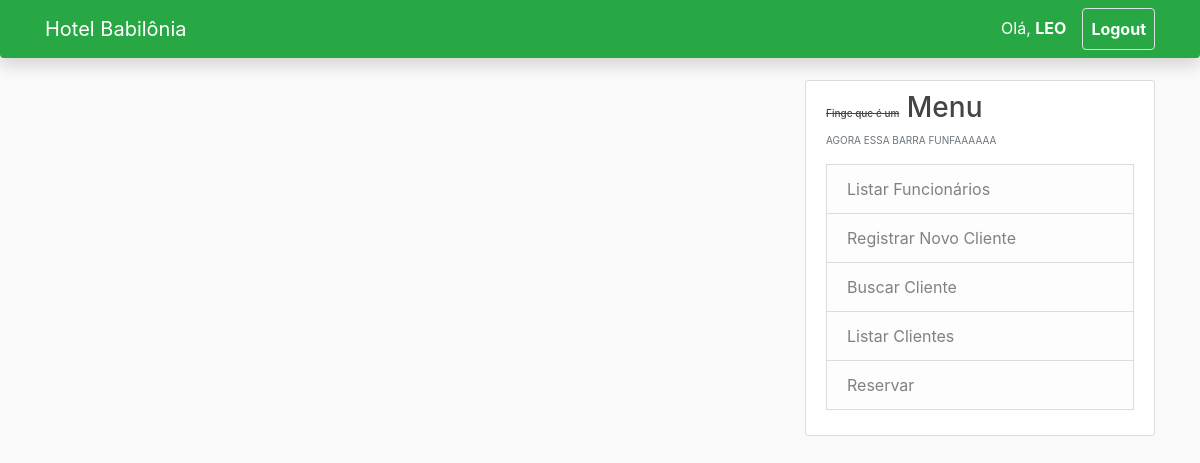
/list_clients (signed in), run on an earlier commit of the app's database.
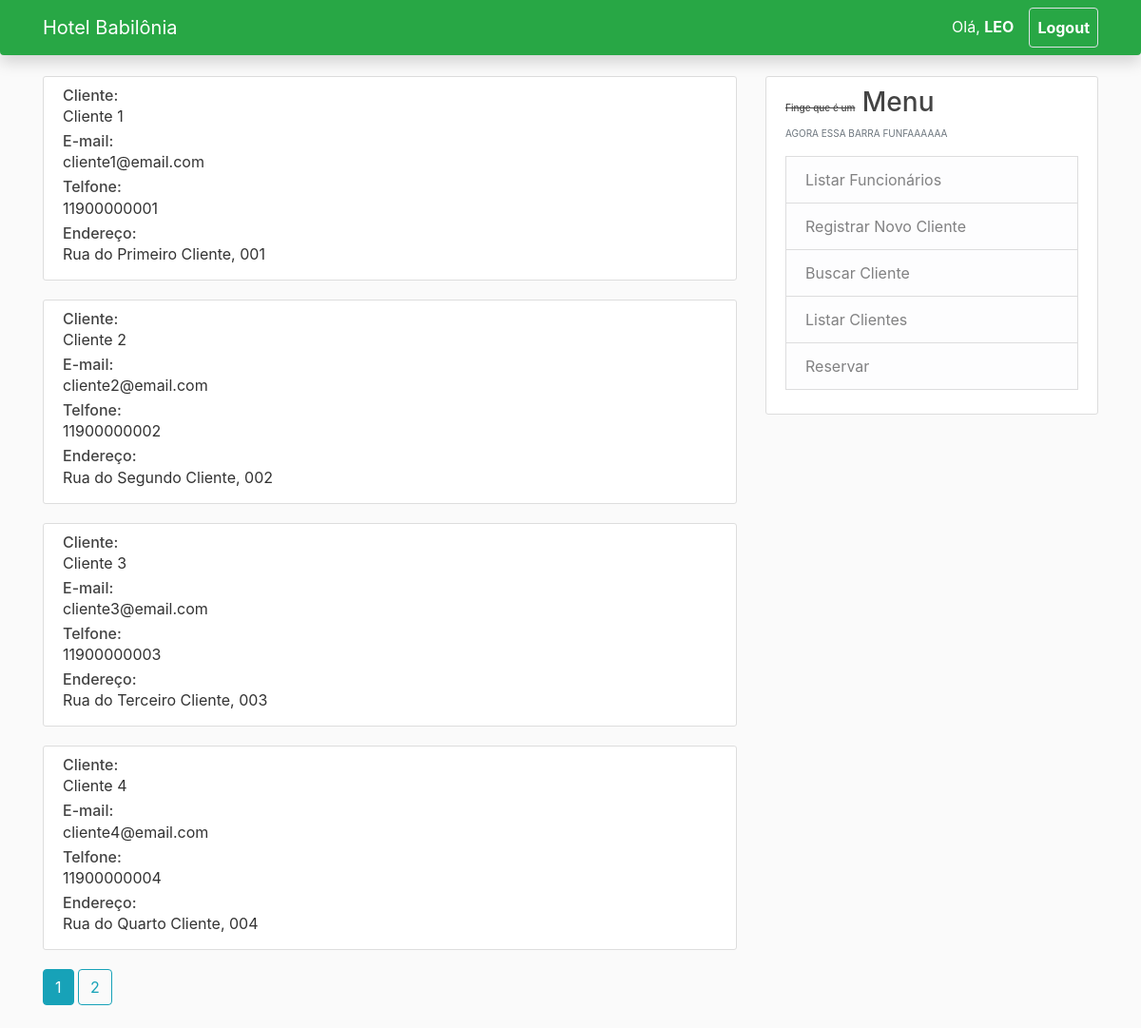
And on a later commit of the database.
### babylon/models.py (models this page shows, shortened)
class Employee(db.Model):
	id = db.Column(db.Integer, primary_key=True)
	name = db.Column(db.String(20), nullable=False)
	email = db.Column(db.String(20), unique=True, nullable=False)
	cpf = db.Column(db.String(11), unique=True, nullable=False)
	role = db.Column(db.String(20), nullable=False)
	rg = db.Column(db.String(14), unique=True, nullable=False)
	birthdate = db.Column(db.Date, nullable=False)
	phone = db.Column(db.String(11), nullable=False)
	sex = db.Column(db.String(20), nullable=False)
	address = db.Column(db.String(120), nullable=False)
	username = db.relationship('User', backref='employee', lazy=True)
	booking = db.relationship('Booking', backref='employee', lazy=True)

class Client(db.Model):
	id = db.Column(db.Integer, primary_key=True)
	name = db.Column(db.String(20), nullable=False)
	email = db.Column(db.String(20), unique=True, nullable=False)
	cpf = db.Column(db.String(11), unique=True, nullable=False)
	rg = db.Column(db.String(14), unique=True, nullable=False)
	birthdate = db.Column(db.Date, nullable=False)
	phone = db.Column(db.String(11), unique=True, nullable=False)
	sex = db.Column(db.String(20), nullable=False, default='Não declarado')
	address = db.Column(db.String(120), nullable=False)
	booking = db.relationship('Booking', backref='client', lazy=True)

### babylon/routes.py (the view)
@app.route('/list_clients')
@login_required
def list_clients():
	page = request.args.get('page', 1, type=int)
	clients = Client.query.order_by(Client.name.asc()).paginate(per_page=4, page=page)
	return render_template('list_clients.html', title='Lista de Clientes', clients=clients)

### babylon/models.py (called while the page is built)
@login_manager.user_loader
def load_user(user_id):
	return User.query.get(int(user_id))

### babylon/templates/list_clients.html
{% extends "layout.html" %}
{% block content %}
    {% for client in clients.items %}
        <article class="media content-section">
        <a href="{{ url_for('client', client_id=client.id) }}" style="text-decoration: none; color: #333333">
          <div class="media-body">
              <h6 style="margin: 0">Cliente: </h6>
              <p style="margin: 0 0 5px 0">{{ client.name }}</p>
              <h6 style="margin: 0">E-mail: </h6>
              <p style="margin: 0 0 5px 0">{{ client.email }}</p>
              <h6 style="margin: 0">Telfone:</h6>
              <p style="margin: 0 0 5px 0">{{ client.phone }}</p>
              <h6 style="margin: 0">Endereço:</h6>
              <p style="margin: 0 0 5px 0">{{ client.address }}</p>
          </div>
        </a>
        </article>
        {% endfor %}
        {% for page_num in clients.iter_pages(left_edge=1, right_edge=1, left_current=1, right_current=2) %}
            {% if page_num %}
              {% if clients.page == page_num %}
                <a class="btn btn-info mb-4" href="{{ url_for('list_clients', page=page_num) }}">{{ page_num }}</a>
              {% else %}
                <a class="btn btn-outline-info mb-4" href="{{ url_for('list_clients', page=page_num) }}">{{ page_num }}</a>
              {% endif %}
            {% else %}
              <span class="btn btn-outline-info mb-4">...</span>
            {% endif %}
        {% endfor %}
{% endblock content %}

### babylon/templates/layout.html (shortened to what this page needs)
<!DOCTYPE html>
<html lang="en">
<head>
    <link rel="stylesheet" href="https://stackpath.bootstrapcdn.com/bootstrap/4.1.2/css/bootstrap.min.css">
    <link rel="stylesheet" type="text/css" href="{{ url_for('static', filename='main.css') }}" >
</head>
<body>
    <header class="site-header">
      <nav class="navbar navbar-expand-md navbar-dark bg-success fixed-top rounded-bottom shadow">
        <div class="container">
          <a class="navbar-brand mr-4" href="{{ url_for('home') }}">Hotel Babilônia</a>
            <div class="collapse navbar-collapse" id="navbarToggle">
              <div class="navbar-nav">
                {% if current_user.is_authenticated %}
                  <span class="nav-item nav-link" >Olá, <b>{{ current_user.employee.name.upper().split(' ')[0] }}</b></span>
                  <a class="nav-item nav-link border border rounded ml-2 px-2" href="{{ url_for('logout') }}"><strong>Logout</strong></a>
                {% else %}
                  <a class="nav-item nav-link" href="{{ url_for('login') }}">Login</a>
                {% endif %}
              </div>
            </div>
          </div>
      </nav>
    </header>
    <main role="main" class="container">
      <div class="row">
        <div class="col-md-8">
            {% block content %}{% endblock content %}
        </div>
        {% if current_user.is_authenticated %}
        <div class="col-md-4">
          <div class="content-section">
            <h3><strike style="font-size: 10px">Finge que é um</strike> Menu</h3>
            <p class='text-muted' style="font-size: 10px">AGORA ESSA BARRA FUNFAAAAAA
                {% if  current_user.is_authenticated and current_user.employee.role == 'Admin' %}
                <li class="list-group-item list-group-item-light">
                    <a style="text-decoration: none; color: #818182" href="{{ url_for('home') }}">
                      Listar Funcionários
                    </a>
                </li>
                {% endif %}
                <li class="list-group-item list-group-item-light">
                    <a style="text-decoration: none; color: #818182" href="{{ url_for('register_client') }}">
                      Registrar Novo Cliente
                    </a>
                </li>
                <li class="list-group-item list-group-item-light">
                    <a style="text-decoration: none; color: #818182" href="{{ url_for('search_client') }}">
                      Buscar Cliente
                    </a>
                </li>
                <li class="list-group-item list-group-item-light">
                    <a style="text-decoration: none; color: #818182" href="{{ url_for('list_clients') }}">
                      Listar Clientes
                    </a>
                </li>
                <li class="list-group-item list-group-item-light">
                    <a style="text-decoration: none; color: #818182" href="{{ url_for('register_booking') }}">
                      Reservar
                    </a>
                </li>
            </p>
          </div>
        </div>
      </div>
      {% endif %}
    </main>
</body>
</html>

### babylon/static/main.css (style rules this page uses)
body { background: #fafafa; color: #333333; margin-top: 5rem; }
h1, h2, h3, h4, h5, h6 { color: #444444; }
::placeholder { color: #333333; opacity: 1; }
.site-header .navbar-nav .nav-link { color: #ffffff; }
.content-section { background: #ffffff; padding: 10px 20px; border: 1px solid #dddddd; border-radius: 3px; margin-bottom: 20px; }

What changed in the data, as far as the page shows it:
added Client: name "Cliente 1", email "cliente1@email.com", phone "11900000001", address "Rua do Primeiro Cliente, 001"
added Client: name "Cliente 2", email "cliente2@email.com", phone "11900000002", address "Rua do Segundo Cliente, 002"
added Client: name "Cliente 3", email "cliente3@email.com", phone "11900000003", address "Rua do Terceiro Cliente, 003"
added Client: name "Cliente 4", email "cliente4@email.com", phone "11900000004", address "Rua do Quarto Cliente, 004"
Also different on the page:
new list line: "1"
new list line: "2"
